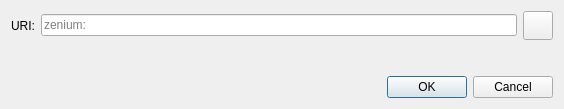
<?xml version="1.0" encoding="UTF-8"?>
<ui version="4.0">
 <class>OpenURIDialog</class>
 <widget class="QDialog" name="OpenURIDialog">
  <property name="geometry">
   <rect>
    <x>0</x>
    <y>0</y>
    <width>564</width>
    <height>109</height>
   </rect>
  </property>
  <property name="windowTitle">
   <string>Open zenium URI</string>
  </property>
  <layout class="QVBoxLayout" name="verticalLayout">
   <item>
    <layout class="QHBoxLayout" name="horizontalLayout">
     <item>
      <widget class="QLabel" name="label">
       <property name="text">
        <string>URI:</string>
       </property>
      </widget>
     </item>
     <item>
      <widget class="QValidatedLineEdit" name="uriEdit">
       <property name="placeholderText">
        <string notr="true">zenium:</string>
       </property>
      </widget>
     </item>
     <item>
      <widget class="QToolButton" name="pasteButton">
       <property name="toolTip">
        <string extracomment="Tooltip text for button that allows you to paste an address that is in your clipboard.">Paste address from clipboard</string>
       </property>
       <property name="text">
        <string/>
       </property>
       <property name="icon">
        <iconset resource="../bitcoin.qrc">
         <normaloff>:/icons/editpaste</normaloff>:/icons/editpaste
        </iconset>
       </property>
       <property name="iconSize">
        <size>
         <width>22</width>
         <height>22</height>
        </size>
       </property>
      </widget>
     </item>
    </layout>
   </item>
   <item>
    <spacer name="verticalSpacer">
     <property name="orientation">
      <enum>Qt::Vertical</enum>
     </property>
     <property name="sizeHint" stdset="0">
      <size>
       <width>20</width>
       <height>40</height>
      </size>
     </property>
    </spacer>
   </item>
   <item>
    <widget class="QDialogButtonBox" name="buttonBox">
     <property name="orientation">
      <enum>Qt::Horizontal</enum>
     </property>
     <property name="standardButtons">
      <set>QDialogButtonBox::Cancel|QDialogButtonBox::Ok</set>
     </property>
    </widget>
   </item>
  </layout>
 </widget>
 <customwidgets>
  <customwidget>
   <class>QValidatedLineEdit</class>
   <extends>QLineEdit</extends>
   <header>qt/qvalidatedlineedit.h</header>
  </customwidget>
 </customwidgets>
 <resources/>
 <connections>
  <connection>
   <sender>buttonBox</sender>
   <signal>accepted()</signal>
   <receiver>OpenURIDialog</receiver>
   <slot>accept()</slot>
   <hints>
    <hint type="sourcelabel">
     <x>248</x>
     <y>254</y>
    </hint>
    <hint type="destinationlabel">
     <x>157</x>
     <y>274</y>
    </hint>
   </hints>
  </connection>
  <connection>
   <sender>buttonBox</sender>
   <signal>rejected()</signal>
   <receiver>OpenURIDialog</receiver>
   <slot>reject()</slot>
   <hints>
    <hint type="sourcelabel">
     <x>316</x>
     <y>260</y>
    </hint>
    <hint type="destinationlabel">
     <x>286</x>
     <y>274</y>
    </hint>
   </hints>
  </connection>
 </connections>
</ui>
